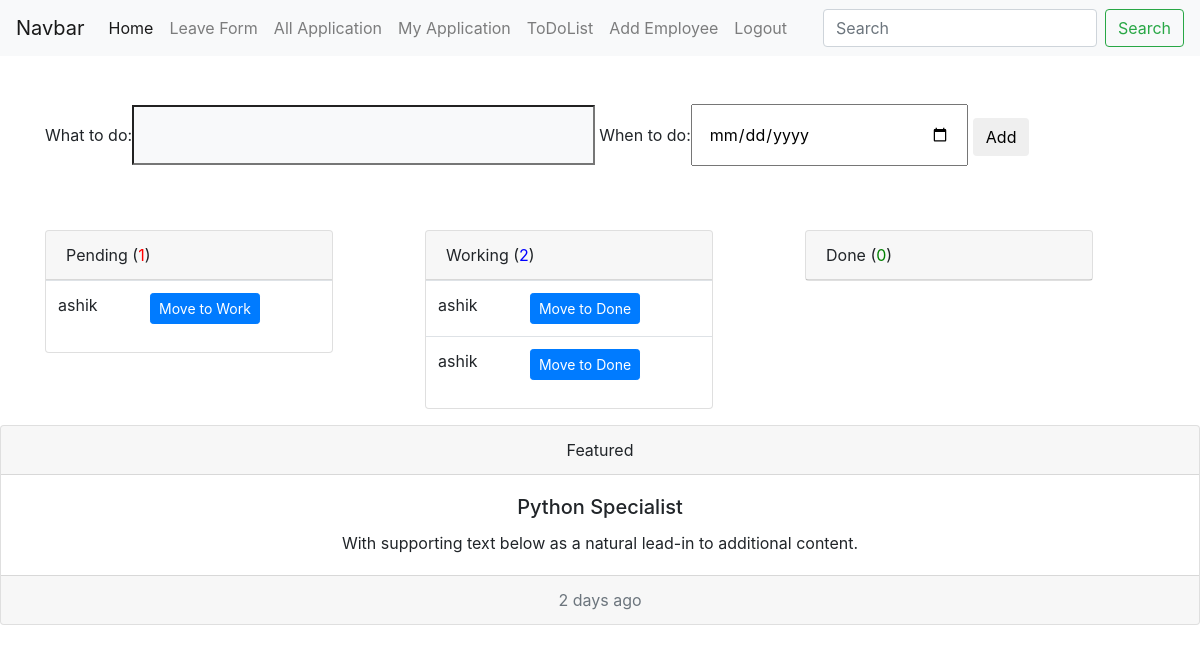
/todolist (signed in), run on the app's committed database.
### emsapp/models.py (models this page shows, shortened)
class TodoList(models.Model):
    user = models.ForeignKey(User, on_delete=models.CASCADE)
    what_to_do = models.TextField(blank=True,null=True)
    when_to_do = models.DateField(blank=True,null=True)
    pending_status = models.BooleanField(default=True)
    working_status = models.BooleanField(default=False)
    done_status = models.BooleanField(default=False)

### emsapp/views.py (the view)
# urls.py: path('todolist', to_do_list ,name='todolist'),
def to_do_list(request):
     my_todo_list_pending = TodoList.objects.filter(user = request.user , pending_status=True)
     my_todo_list_pending_count = my_todo_list_pending.count()
     working_todo_list = TodoList.objects.filter(user = request.user , pending_status=False, working_status = True)
     working_todo_list_count = working_todo_list.count()
     done_todo_list = TodoList.objects.filter(user = request.user , pending_status=False, working_status = False , done_status = True)
     done_todo_list_count = done_todo_list.count()
     form = TodoListForm()
     context = {'my_todo_list_pending':my_todo_list_pending,
                'my_todo_list_pending_count':my_todo_list_pending_count,
                'working_todo_list':working_todo_list,
                'working_todo_list_count':working_todo_list_count,
                'done_todo_list':done_todo_list,
                'done_todo_list_count':done_todo_list_count,
                 'form':form
                }
     return render(request,'todolist.html',context)

### emsapp/forms.py
class TodoListForm(forms.ModelForm):
    class Meta:
        model = TodoList
        fields = '__all__'
        exclude = ('user','pending_status','working_status','done_status')
        widgets = {
           'what_to_do':forms.TextInput(attrs = {'class':'form-group  bg-light col-md-5 p-3'}),
           'when_to_do':forms.DateInput(attrs = {'type':'date','class':'form-group  date-picker col-md-3 p-3'})
        }

### templates/todolist.html (shortened to what this page needs)
{% extends 'base.html' %}
{% block content %}
<div class="container mt-5">
     <div class="row mb-5">
        {% if form %}
         <div class="col-md-12">
          <form action="{% url 'add_todo_list' %}" method="POST">
              {{ form }}
              <button type="submit" class="btn btn-primnary">Add</button>
          </form>
         </div>
         {% endif %}
     </div>
    <div class="row">
    <div class="col-md-4">
    <div class="card" style="width: 18rem;">
        <div class="card-header">
        Pending (<span style="color:red">{{ my_todo_list_pending_count }}</span>)
        </div>
    {% if my_todo_list_pending_count > 0 %}
          <table class="table">
          <tbody>
          {% for todo in my_todo_list_pending %}
            <tr>
            <td>{{ todo.user }}</td>
            <td><a href="{% url 'todo-list-evaluation' todo.id 'working' %}"><button class="btn btn-primary btn-sm">Move to Work</button></a></td>
            </tr>
          {% endfor %}
          </tbody>
          </table>
    {% endif %}
</div>
</div>
<div class="col-md-4">
<div class="card" style="width: 18rem;">
    <div class="card-header">
    Working (<span style="color:blue">{{ working_todo_list_count }}</span>)
    </div>
{% if working_todo_list_count > 0 %}
     <table class="table">
     <tbody>
    {% for todo in working_todo_list %}
         <tr>
         <td>{{ todo.user }}</td>
         <td><a href="{% url 'todo-list-evaluation' todo.id 'done' %}"><button class="btn btn-primary btn-sm">Move to Done</button></a></td>
         </tr>
    {% endfor %}
    </tbody>
     </table>
{% endif %}
</div>
</div>
<div class="col-md-4">
    <div class="card" style="width: 18rem;">
        <div class="card-header">
        Done (<span style="color:green">{{ done_todo_list_count }}</span>)
        </div>
    </div>
    </div>
</div>
</div>
{% endblock content %}

### data on the page
TodoList: user "ashik"
TodoList: user "ashik"
TodoList: user "ashik"

### other printed values
{{ my_todo_list_pending_count }} "1"
{{ working_todo_list_count }} "2"
{{ done_todo_list_count }} "0"
